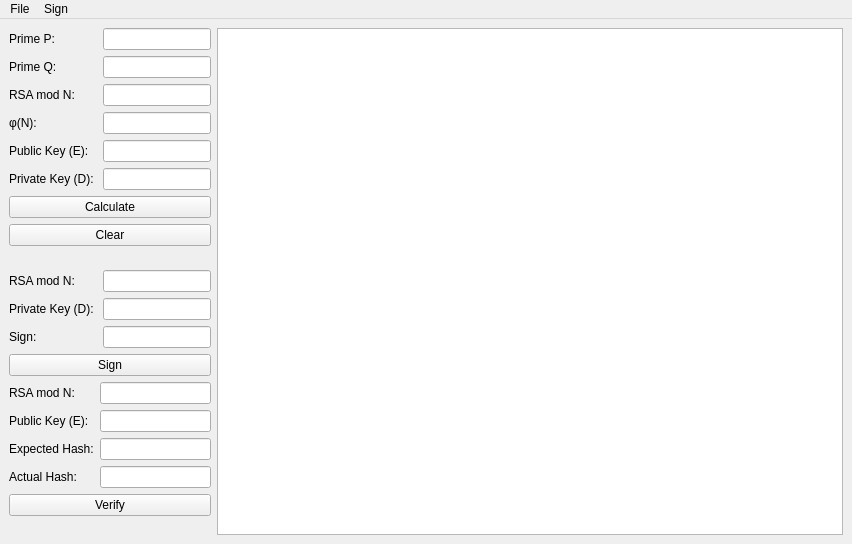
<?xml version="1.0" encoding="UTF-8"?>
<ui version="4.0">
 <class>MainWindow</class>
 <widget class="QMainWindow" name="MainWindow">
  <property name="geometry">
   <rect>
    <x>0</x>
    <y>0</y>
    <width>852</width>
    <height>544</height>
   </rect>
  </property>
  <property name="minimumSize">
   <size>
    <width>852</width>
    <height>544</height>
   </size>
  </property>
  <property name="windowTitle">
   <string>lab_13: RSA Digital Signature</string>
  </property>
  <widget class="QWidget" name="centralwidget">
   <layout class="QFormLayout" name="formLayout_4">
    <item row="0" column="0">
     <layout class="QVBoxLayout" name="verticalLayout_5">
      <item>
       <layout class="QVBoxLayout" name="verticalLayout">
        <item>
         <layout class="QFormLayout" name="formLayout">
          <item row="0" column="0">
           <widget class="QLabel" name="main_prime_p">
            <property name="text">
             <string>Prime P:</string>
            </property>
           </widget>
          </item>
          <item row="0" column="1">
           <widget class="QLineEdit" name="main_line_p">
            <property name="inputMask">
             <string/>
            </property>
           </widget>
          </item>
          <item row="1" column="0">
           <widget class="QLabel" name="main_prime_q">
            <property name="text">
             <string>Prime Q: </string>
            </property>
           </widget>
          </item>
          <item row="1" column="1">
           <widget class="QLineEdit" name="main_line_q"/>
          </item>
          <item row="2" column="0">
           <widget class="QLabel" name="main_N">
            <property name="text">
             <string>RSA mod N: </string>
            </property>
           </widget>
          </item>
          <item row="2" column="1">
           <widget class="QLineEdit" name="main_line_N">
            <property name="readOnly">
             <bool>true</bool>
            </property>
           </widget>
          </item>
          <item row="3" column="0">
           <widget class="QLabel" name="main_phi">
            <property name="text">
             <string>φ(N): </string>
            </property>
           </widget>
          </item>
          <item row="3" column="1">
           <widget class="QLineEdit" name="main_line_phi">
            <property name="readOnly">
             <bool>true</bool>
            </property>
           </widget>
          </item>
          <item row="4" column="0">
           <widget class="QLabel" name="main_public">
            <property name="text">
             <string>Public Key (E): </string>
            </property>
           </widget>
          </item>
          <item row="4" column="1">
           <widget class="QLineEdit" name="main_line_public"/>
          </item>
          <item row="5" column="0">
           <widget class="QLabel" name="main_privite">
            <property name="text">
             <string>Private Key (D): </string>
            </property>
           </widget>
          </item>
          <item row="5" column="1">
           <widget class="QLineEdit" name="main_line_private">
            <property name="readOnly">
             <bool>true</bool>
            </property>
            <property name="clearButtonEnabled">
             <bool>false</bool>
            </property>
           </widget>
          </item>
         </layout>
        </item>
        <item>
         <widget class="QPushButton" name="btn_main">
          <property name="text">
           <string>Calculate</string>
          </property>
          <property name="shortcut">
           <string>Ctrl+G</string>
          </property>
         </widget>
        </item>
        <item>
         <widget class="QPushButton" name="btn_clear">
          <property name="text">
           <string>Clear</string>
          </property>
          <property name="shortcut">
           <string>Ctrl+L</string>
          </property>
          <property name="flat">
           <bool>false</bool>
          </property>
         </widget>
        </item>
        <item>
         <spacer name="verticalSpacer_3">
          <property name="orientation">
           <enum>Qt::Vertical</enum>
          </property>
          <property name="sizeType">
           <enum>QSizePolicy::Maximum</enum>
          </property>
          <property name="sizeHint" stdset="0">
           <size>
            <width>20</width>
            <height>40</height>
           </size>
          </property>
         </spacer>
        </item>
        <item>
         <layout class="QVBoxLayout" name="verticalLayout_2">
          <item>
           <layout class="QFormLayout" name="formLayout_2">
            <item row="0" column="0">
             <widget class="QLabel" name="from_N">
              <property name="text">
               <string>RSA mod N: </string>
              </property>
             </widget>
            </item>
            <item row="0" column="1">
             <widget class="QLineEdit" name="from_line_N">
              <property name="clearButtonEnabled">
               <bool>false</bool>
              </property>
             </widget>
            </item>
            <item row="1" column="0">
             <widget class="QLabel" name="from_public">
              <property name="text">
               <string>Private Key (D): </string>
              </property>
             </widget>
            </item>
            <item row="1" column="1">
             <widget class="QLineEdit" name="from_line_private">
              <property name="readOnly">
               <bool>false</bool>
              </property>
              <property name="clearButtonEnabled">
               <bool>false</bool>
              </property>
             </widget>
            </item>
            <item row="2" column="0">
             <widget class="QLabel" name="label">
              <property name="text">
               <string>Sign:</string>
              </property>
             </widget>
            </item>
            <item row="2" column="1">
             <widget class="QLineEdit" name="from_sign">
              <property name="readOnly">
               <bool>false</bool>
              </property>
              <property name="clearButtonEnabled">
               <bool>false</bool>
              </property>
             </widget>
            </item>
           </layout>
          </item>
          <item>
           <widget class="QPushButton" name="btn_encrypt">
            <property name="sizePolicy">
             <sizepolicy hsizetype="Ignored" vsizetype="Fixed">
              <horstretch>0</horstretch>
              <verstretch>0</verstretch>
             </sizepolicy>
            </property>
            <property name="text">
             <string>Sign</string>
            </property>
           </widget>
          </item>
          <item>
           <layout class="QVBoxLayout" name="verticalLayout_3">
            <item>
             <layout class="QFormLayout" name="formLayout_3">
              <item row="0" column="0">
               <widget class="QLabel" name="to_N">
                <property name="text">
                 <string>RSA mod N: </string>
                </property>
               </widget>
              </item>
              <item row="0" column="1">
               <widget class="QLineEdit" name="to_line_N">
                <property name="clearButtonEnabled">
                 <bool>false</bool>
                </property>
               </widget>
              </item>
              <item row="1" column="0">
               <widget class="QLabel" name="to_private">
                <property name="text">
                 <string>Public Key (E): </string>
                </property>
               </widget>
              </item>
              <item row="1" column="1">
               <widget class="QLineEdit" name="to_line_public">
                <property name="clearButtonEnabled">
                 <bool>false</bool>
                </property>
               </widget>
              </item>
              <item row="2" column="0">
               <widget class="QLabel" name="label_2">
                <property name="text">
                 <string>Expected Hash:</string>
                </property>
               </widget>
              </item>
              <item row="2" column="1">
               <widget class="QLineEdit" name="to_hash">
                <property name="readOnly">
                 <bool>false</bool>
                </property>
                <property name="clearButtonEnabled">
                 <bool>false</bool>
                </property>
               </widget>
              </item>
              <item row="3" column="0">
               <widget class="QLabel" name="label_3">
                <property name="text">
                 <string>Actual Hash:</string>
                </property>
               </widget>
              </item>
              <item row="3" column="1">
               <widget class="QLineEdit" name="to_hash_actual">
                <property name="readOnly">
                 <bool>false</bool>
                </property>
                <property name="clearButtonEnabled">
                 <bool>false</bool>
                </property>
               </widget>
              </item>
             </layout>
            </item>
            <item>
             <widget class="QPushButton" name="btn_decrypt">
              <property name="text">
               <string>Verify</string>
              </property>
             </widget>
            </item>
            <item>
             <spacer name="verticalSpacer">
              <property name="orientation">
               <enum>Qt::Vertical</enum>
              </property>
              <property name="sizeHint" stdset="0">
               <size>
                <width>20</width>
                <height>40</height>
               </size>
              </property>
             </spacer>
            </item>
           </layout>
          </item>
         </layout>
        </item>
       </layout>
      </item>
     </layout>
    </item>
    <item row="0" column="1">
     <layout class="QVBoxLayout" name="verticalLayout_4">
      <item>
       <widget class="QTextEdit" name="text"/>
      </item>
     </layout>
    </item>
   </layout>
  </widget>
  <widget class="QMenuBar" name="menubar">
   <property name="geometry">
    <rect>
     <x>0</x>
     <y>0</y>
     <width>852</width>
     <height>22</height>
    </rect>
   </property>
   <widget class="QMenu" name="menuFile">
    <property name="title">
     <string>File</string>
    </property>
    <addaction name="open"/>
   </widget>
   <widget class="QMenu" name="menuSign">
    <property name="title">
     <string>Sign</string>
    </property>
    <addaction name="sign_load"/>
    <addaction name="sign_save"/>
   </widget>
   <addaction name="menuFile"/>
   <addaction name="menuSign"/>
  </widget>
  <action name="open">
   <property name="text">
    <string>Open</string>
   </property>
   <property name="toolTip">
    <string>Open input file</string>
   </property>
   <property name="shortcut">
    <string>Ctrl+O</string>
   </property>
  </action>
  <action name="save">
   <property name="text">
    <string>Save</string>
   </property>
   <property name="toolTip">
    <string>Save output text</string>
   </property>
   <property name="shortcut">
    <string>Ctrl+S</string>
   </property>
  </action>
  <action name="generate_key">
   <property name="text">
    <string>Random Key</string>
   </property>
   <property name="toolTip">
    <string>Generate random P, Q primes</string>
   </property>
   <property name="shortcut">
    <string>Ctrl+G</string>
   </property>
  </action>
  <action name="sign_load">
   <property name="text">
    <string>Load</string>
   </property>
   <property name="shortcut">
    <string>Ctrl+Shift+O</string>
   </property>
  </action>
  <action name="sign_save">
   <property name="text">
    <string>Save</string>
   </property>
   <property name="shortcut">
    <string>Ctrl+Shift+S</string>
   </property>
  </action>
 </widget>
 <resources/>
 <connections/>
</ui>
